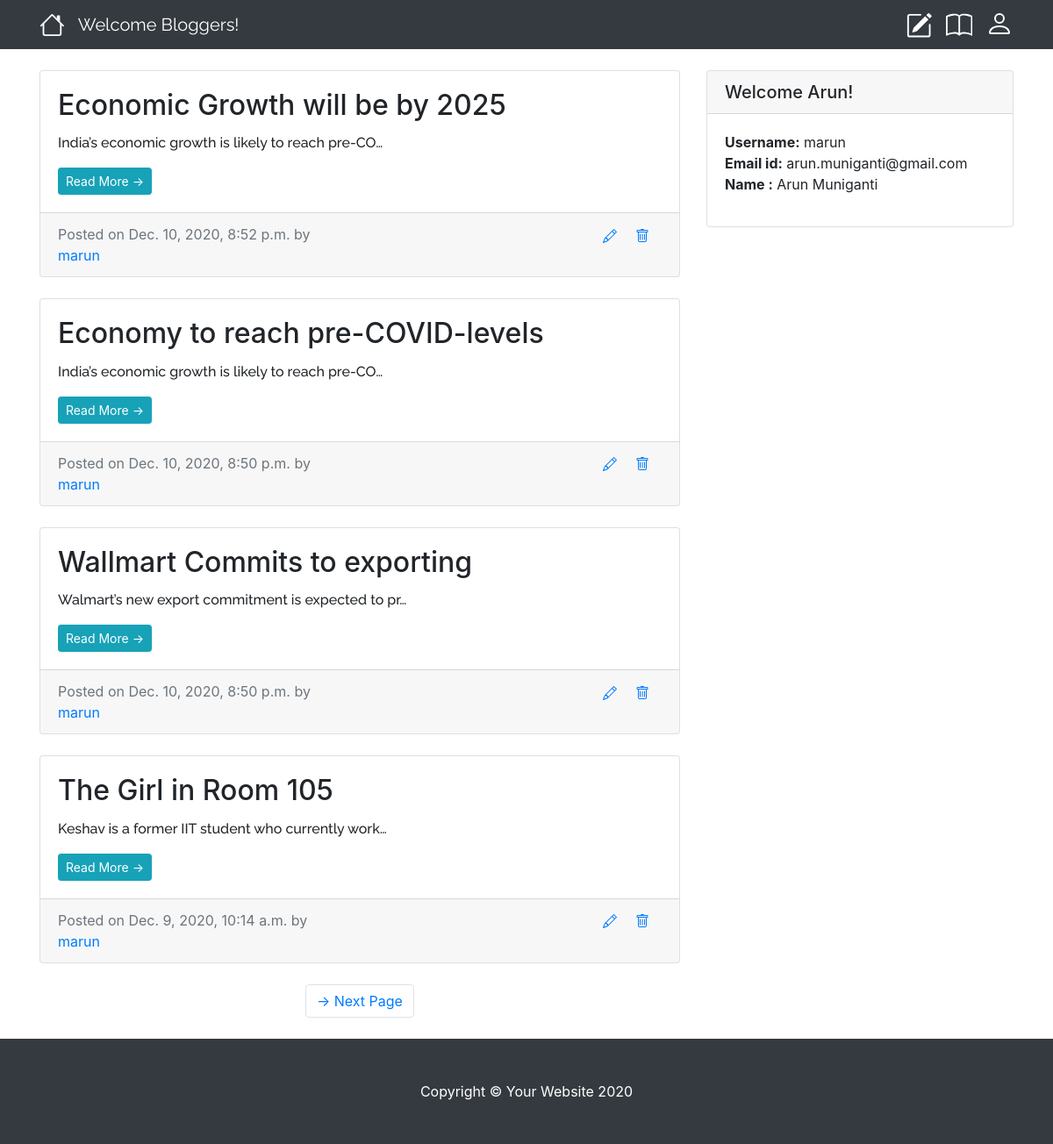
The page / on the database its author committed.
### blogg/models.py (models this page shows, shortened)
class Entry(models.Model):
	entry_title = models.CharField(max_length = 50, default=None)
	entry_text = models.TextField(default=None)
	entry_date = models.DateTimeField(auto_now_add=True)
	entry_author = models.ForeignKey(User, on_delete=models.CASCADE, default=None)
	class Meta:
		verbose_name_plural = "entries"

### blogg/views.py (the view)
# urls.py: path('', HomeView.as_view(), name = 'blog-home'),
class HomeView(ListView):
	model = Entry
	template_name = 'blogg/index.html'
	context_object_name = "entries"
	ordering = ['-entry_date']
	paginate_by = 4

### blogg/templates/blogg/index.html (shortened to what this page needs)
{% extends 'blogg/base.html' %}
{% block content %}
    <div class="col-md-8">
        {% for entry in entries %}
        <div class="card mb-4">
          <div class="card-body">
            <h2 class="card-title">{{entry.entry_title}}</h2>
            <p class="card-text" style="font-family: 'Raleway', sans-serif;">{{ entry.entry_text|truncatechars:50 }}</p>
            <a href="{% url 'entry-detail' entry.pk %}" class="btn btn-info btn-sm">Read More &rarr;</a>
          </div>
          <div class="card-footer text-muted">
            <div class="row">
              <div class="col-md-6">Posted on {{ entry.entry_date }} by
            <a href="#">{{ entry.entry_author }}</a>
              </div>
              <div class="col-md-4"></div>
              <div class="col-md-1" style="padding-left: 38px;">
                <a href="">
                </a>
              </div>
              <div class="col-md-1">
                <a href=""></a>
              </div>
            </div>
          </div>
        </div>
        {% endfor %}
        {% if is_paginated %}
        <ul class="pagination justify-content-center mb-4">
          {% if page_obj.has_next %}
          <li class="page-item">
            <a class="page-link" href="?page={{ page_obj.next_page_number }}">&rarr; Next Page</a>
          </li>
          {% endif %}
        </ul>
        {% endif %}
      </div>
{% endblock %}

### blogg/templates/blogg/base.html (shortened to what this page needs)
{% load static %}
<!DOCTYPE html>
<html lang="en">
<head>
  <link href="{% static 'blogg/vendor/bootstrap/css/bootstrap.min.css' %}" rel="stylesheet">
  <link href="{% static 'blogg/css/blog-home.css' %}" rel="stylesheet">
</head>
<body>
  <nav class="navbar navbar-expand-lg navbar-dark bg-dark fixed-top">
    <div class="container">
      <a href="{% url 'blog-home' %}">
      </a>
      <a class="navbar-brand" href="#" style="font-family: 'Raleway', sans-serif;">Welcome Bloggers!</a>
      <div class="collapse navbar-collapse" id="navbarResponsive">
        <ul class="navbar-nav ml-auto">
          <li class="nav-item active">
            <a href="{% url 'create-entry' %}">
            </a>
          </li>
          <li class="nav-item active">
            <a href="{% url 'blog-list' %}">
            </a>
          </li>
          <li>
            <a href="">
            </a>
          </li>
        </ul>
      </div>
    </div>
  </nav>
  <div class="container">
    <div class="row">
        {% block content %}
        {% endblock %}
      <div class="col-md-4">
        <div class="card my-4">
          <h5 class="card-header">Welcome Arun!</h5>
          <div class="card-body">
            <div class="input-group">
              <p><strong>Username:</strong> marun <br> <strong>Email id:</strong> arun.muniganti@gmail.com <br><strong>Name :</strong> Arun Muniganti</p>
            </div>
          </div>
        </div>
      </div>
    </div>
  </div>
  <footer class="py-5 bg-dark">
    <div class="container">
      <p class="m-0 text-center text-white">Copyright &copy; Your Website 2020</p>
    </div>
  </footer>
</body>
</html>

### blogg/static/blogg/css/blog-home.css (style rules this page uses)
body { padding-top: 56px; }
.card-text { font-family: 'Dancing Script', cursive; font-weight: 500; }

### rows shown on the page
Entry: entry_title "Economic Growth will be by 2025", entry_text "India’s economic growth is likely to reach pre-CO…", entry_date "Dec. 10, 2020, 8:52 p.m.", entry_author "marun"
Entry: entry_title "Economy to reach pre-COVID-levels", entry_text "India’s economic growth is likely to reach pre-CO…", entry_date "Dec. 10, 2020, 8:50 p.m.", entry_author "marun"
Entry: entry_title "Wallmart Commits to exporting", entry_text "Walmart’s new export commitment is expected to pr…", entry_date "Dec. 10, 2020, 8:50 p.m.", entry_author "marun"
Entry: entry_title "The Girl in Room 105", entry_text "Keshav is a former IIT student who currently work…", entry_date "Dec. 9, 2020, 10:14 a.m.", entry_author "marun"
